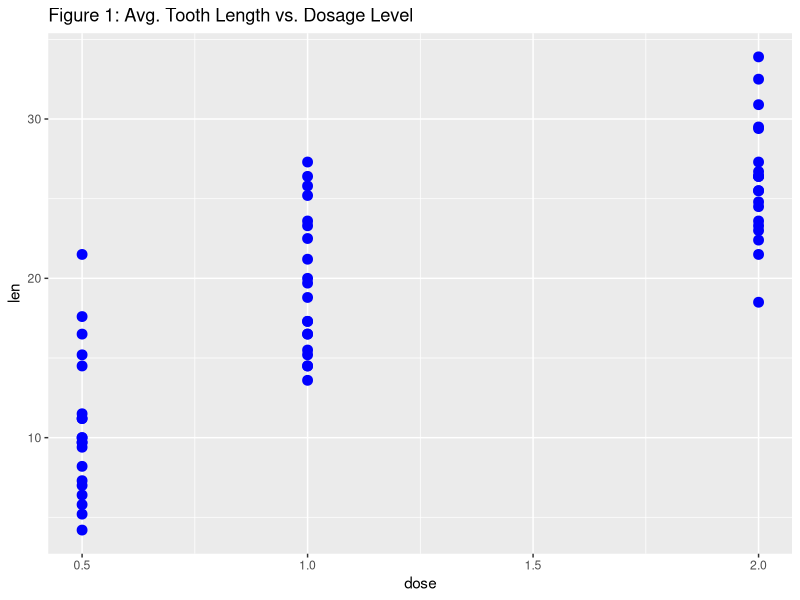

This chart was generated by the following R code: (Note: this script raises an error after producing the figure.)
## ---- chunk 1
knitr::opts_chunk$set(fig.width = 12, fig.height = 8, fig.path = 'figure/',
                      echo = TRUE, warning = FALSE, message = FALSE)
## ---- chunk 2
for (package in c('ggplot2', 'plyr')) {
 
    if (!require(package, character.only = TRUE, quietly = FALSE)) {
        install.packages(package)
        library(package, character.only = TRUE)
    }
}

data(ToothGrowth)
data_tooth <- ToothGrowth
## ---- chunk 3
summary(data_tooth)
## ---- chunk 4
ggplot(data_tooth, aes(x = dose, y = len)) + 
  geom_point(size = 3, colour = "blue") +
  ggtitle('Figure 1: Avg. Tooth Length vs. Dosage Level')
## ---- chunk 5
ddply(data_tooth, dose ~ supp, function(x) 
  c(mean = mean(x$len),
  sd = sd(x$len),
  conf.int = t.test(x$len)$conf.int))
## ---- chunk 6
val_ttest1 <- t.test(len ~ dose, paired = FALSE, var.equal = TRUE, data = subset(data_tooth, dose %in% c(1.0, 2.0) & supp == 'OJ'))
val_ttest2 <- t.test(len ~ supp, paired = FALSE, var.equal = FALSE, data = subset(data_tooth, dose == 2.0))

data.frame(row.names = c("'1.0 OJ dose' vs '2.0 OJ dose'", "'2.0 OJ dose' vs '2.0 VC dose'"),
  "p-value" = c(val_ttest1$p.value, val_ttest2$p.value),
  "Conf-Low" = c(val_ttest1$conf[1], val_ttest2$conf[1]),
  "Conf-High" = c(val_ttest1$conf[2], val_ttest2$conf[2]))
